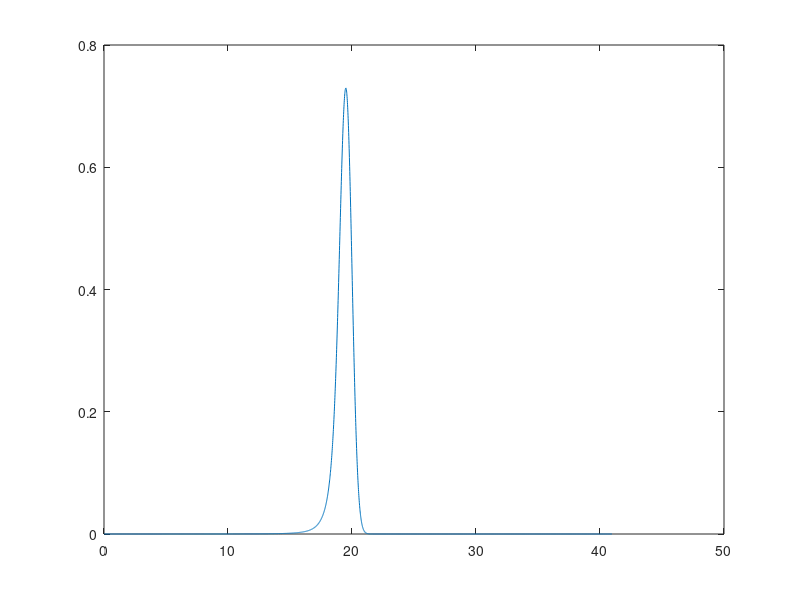
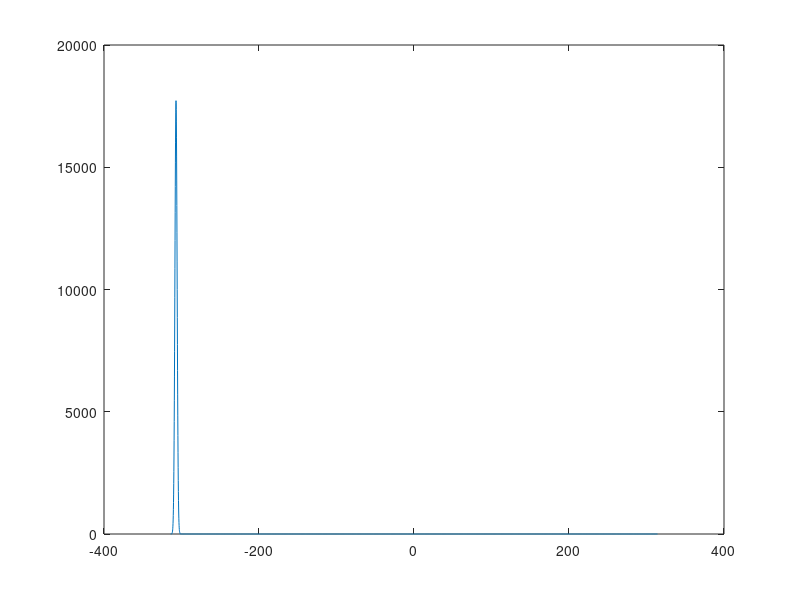

Source code (MATLAB) for these figures, in order:
% ===================================
% HOMEWORK 3B IN COMP.PHYS. - TASK 2
% ===================================
% By Victor Nilsson, Simon Nilsson
% 2015
%
% Length scale: 1 Å
% Time scale:   1 fs = 1e-15 s
% Energy scale: 1 eV

clear all, clc, close all

% ------ SIMULATION PARAMETERS ---------
hbar        = 1.054/1.602; % JS -> f eV s
d           = 0.5;
m           = 1.66/1.6*1e2;
p_0         = sqrt(0.1*2*m);
dx          = 0.01;
n_points    = 2^12;
x_0         = n_points/2*dx;
dt          = 0.0001;
dk          = 2*pi/(n_points*dx);
v_0         = 0.1;
a           = 0.5;

% ----------- VARIABLES ------------
x = dx*(1:n_points);
k = dk*((1:n_points)-n_points/2);
% Functions handles
Gaussian_Wave_Packet = @(x)1/(pi*d^2)^(1/4)*exp(-(x-x_0).^2/(2*d^2)).*exp(1i*p_0*(x-x_0)/hbar);
Potential_Function = @(x) v_0*cosh(x/a).^(-2);
% ----
step_three=Gaussian_Wave_Packet(x);
plot(abs(step_three).^2)

for j=1:100
    step_one = step_three;
    potential = Potential_Function(x);
    exp_potential = exp(-1i/hbar.*potential*dt);
    
    step_two=fft(step_one.*exp_potential);
    inv_pot = exp(-i/hbar*(hbar^2*k.^2./(2*(1:n_points)))*dt);

    step_three = ifft(inv_pot.*step_two);
    momentum = fft(step_three);
    figure(1)
    plot(x,abs(step_three).^2)
    pause(0.01)
    figure(2)
    plot(k,abs(momentum).^2)
    pause(0.01)
    
   
end

